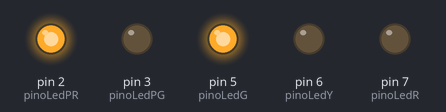
Bench run of a sketch on a simulated Arduino Uno, built with avr-gcc and run on an emulated ATmega328P. Parts: output pins drawn as LEDs (lit = HIGH).

Above: at 5.0 s.
At 11.5 s:
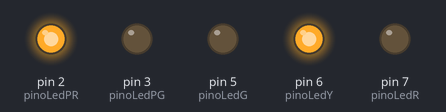
At 15.5 s:
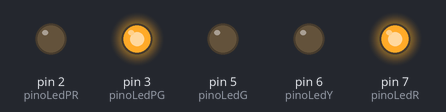
Timing chart, 0 to 23.4 s (numbered marks = the images above):
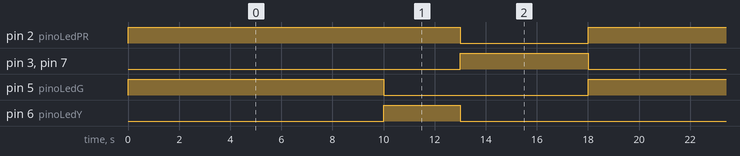

The sketch:

semaforo_duplo_funcoes.ino
```cpp
  const int pinoLedR = 7; //LED vermelho no pino 7
  const int pinoLedY = 6; //o amarelo no pino 6
  const int pinoLedG = 5; //e o verde no pino 5
  const int pinoLedPR = 2; //O pino do LED vermelho de pedestres é 2
  const int pinoLedPG = 3; //e o verde de pedestres é 3

  void setup (){
    pinMode(pinoLedR,OUTPUT); //Declaramos cada uma das
    pinMode(pinoLedY,OUTPUT); //portas como uma saída
    pinMode(pinoLedG,OUTPUT);
    pinMode(pinoLedPR,OUTPUT);
    pinMode(pinoLedPG,OUTPUT);
  }

  void loop(){
    primeiroEstagio();
    //Aberto para carros, fechado para pedestres
    segundoEstagio();
    //Amarelo para carros, fechado para pedestres
    terceiroEstagio();
    //Fechado para carros, aberto para pedestres
  }

  void primeiroEstagio(){
    digitalWrite(pinoLedR,LOW); //O LED vermelho é desligado
    digitalWrite(pinoLedPG,LOW); //e o  LED verde de pedestres é desligado
    digitalWrite(pinoLedG,HIGH); //O LED verde é acionado
    digitalWrite(pinoLedPR,HIGH); //O LED vermelho de pedestres é acionado
    delay(10000); //Espera 10s
  }

  void segundoEstagio(){
    digitalWrite(pinoLedG,LOW); //O LED verde é desligado
    digitalWrite(pinoLedY,HIGH); //e o amarelo é acionado
    delay(3000); //Espera 3s
  }

  void terceiroEstagio(){
    digitalWrite(pinoLedY,LOW); //O LED amarelo é desligado
    digitalWrite(pinoLedR,HIGH); //e o vermelho é acionado
    digitalWrite(pinoLedPR,LOW); //O LED vermelho de pedestres é desligado
    digitalWrite(pinoLedPG,HIGH); //e o  LED verde de pedestres é acionado
    delay(5000); //Espera 5s
  }
```

Measured:
- by itself, pin 2 (pinoLedPR): alternates HIGH for 13.0 s and LOW for 5.0 s
- by itself, pin 3 (pinoLedPG), pin 7 (pinoLedR): alternates HIGH for 5.0 s and LOW for 13.0 s
- by itself, pin 5 (pinoLedG): alternates HIGH for 10.0 s and LOW for 8.0 s
- by itself, pin 6 (pinoLedY): alternates HIGH for 3.0 s and LOW for 15.0 s
